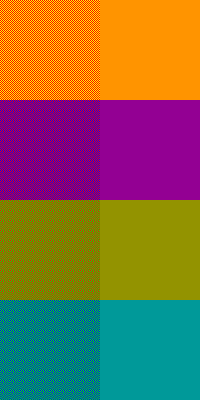
Frame 1 (no input)
Frame 60 (the mouse pressed at the canvas centre just before this capture): identical to frame 1, image omitted
Frame 120 (the mouse held since frame 60 and released just before this capture): identical to frame 1, image omitted

The Processing sketch that drew this single still picture (run headless with seeded random() and noise(); from frame 60 on, the mouse is pressed at the canvas centre):

// Processing sketch: assignment1
// ── assignment1.pde
PImage redyellow;
PImage bluered;
PImage redgreen;
PImage bluegreen;

color r;
color g;
color b;
color y;

void setup(){
	size(200,400);
	rectMode(CORNER);
	redyellow = createImage(100,100,RGB);
	bluered = createImage(100,100,RGB);
	redgreen = createImage(100,100,RGB);
	bluegreen = createImage(100,100,RGB);
	redyellow.loadPixels();
	bluered.loadPixels();
	redgreen.loadPixels();
	bluegreen.loadPixels();
	r = color(255,0,0);
	g = color(0,255,0);
	b = color(0,0,255);
	y = color(255,255,0);
	for(int n = 0; n < redyellow.pixels.length; n++){
		if((n+floor(n/100))%2 == 0){
			redyellow.pixels[n] = r;
			bluered.pixels[n] = b;
			redgreen.pixels[n] = r;
			bluegreen.pixels[n] = b;
		}
		else{
			redyellow.pixels[n] = y;
			bluered.pixels[n] = r;
			redgreen.pixels[n] = g;
			bluegreen.pixels[n] = g;
		}
	}
	redyellow.updatePixels();
}

void draw(){
	image(redyellow,0,0);
	image(bluered,0,100);
	image(redgreen,0,200);
	image(bluegreen,0,300);
	noStroke();
	fill(color(255,148,0));
	rect(100,0,100,100);
	fill(color(147,0,147));
	rect(100,100,100,100);
	fill(color(147,147,0));
	rect(100,200,100,100);
	fill(color(0,153,153));
	rect(100,300,100,100);
}
